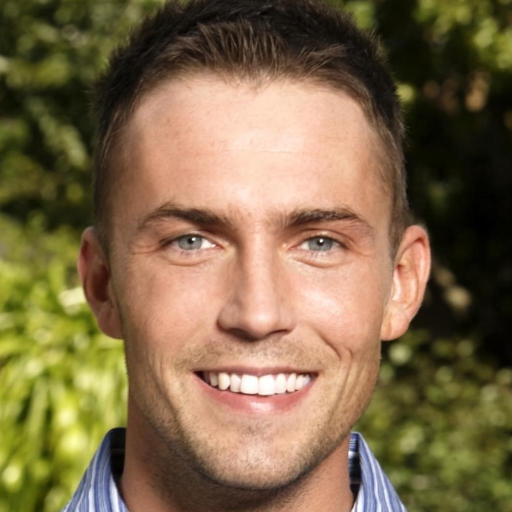
#> input picture research_mingyao/samples/001501_real_orig.png, 1024 x 1024 px, given as the content of the folder ../research_mingyao/samples/real, which was not available (shown at 1/2 size)
$ python analyze_dataset_stats.py --root ../research_mingyao/samples --output out.png
#> lines starting #> are read from the running program, lines starting #| are printed output that depends on the picture; pictures that were not available may be replaced by others from this repository, and a replacement may not be noted
"""Measure RGB-domain residual statistics in the local real/fake dataset."""

from __future__ import annotations

import argparse
import csv
import json
from pathlib import Path

import numpy as np
from PIL import Image, ImageFilter


def image_paths(root: Path) -> dict[str, list[Path]]:
    exts = {".png", ".jpg", ".jpeg", ".bmp", ".tif", ".tiff", ".webp"}
    return {
        label: sorted(p for p in (root / label).rglob("*")
                      if p.is_file() and p.suffix.lower() in exts)
        for label in ("real", "fake")
    }


def collect(paths: list[Path], bins: int) -> dict:
#> called with bins = 10
    values = [[] for _ in range(bins)]
    residuals = []
    channel_covariances = []
    for path in paths:
        with Image.open(path) as source:
#> source is the input picture: PIL image 1024x1024 RGB; mean R, G, B 126.9, 105.6, 72.9
            image = source.convert("RGB")
            rgb = np.asarray(image, dtype=np.float32) / 255.0
            smooth = np.asarray(image.filter(ImageFilter.GaussianBlur(1.0)),
                                dtype=np.float32) / 255.0
        residual = rgb - smooth
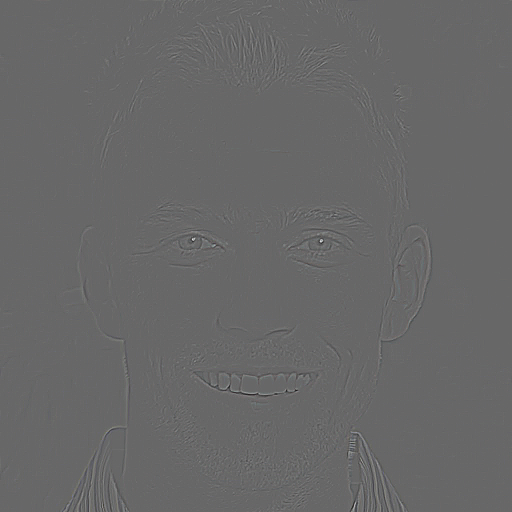
#> residual: shape (1024, 1024, 3) float32 (shown at 1/2 size); mean R, G, B 0.00053, 0.000497, 0.000623; drawn with min black and max white
        luminance = (0.299 * rgb[..., 0] + 0.587 * rgb[..., 1]
                     + 0.114 * rgb[..., 2])
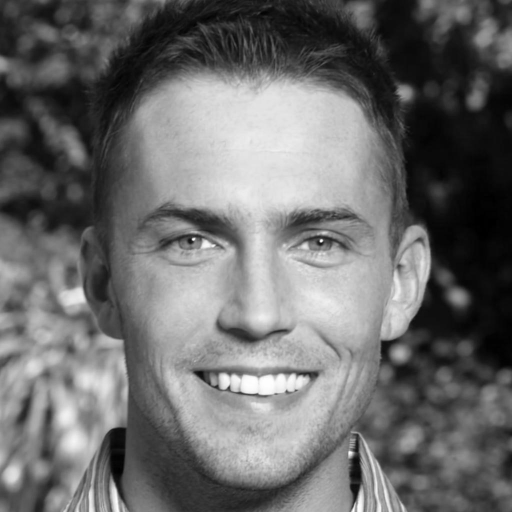
#> luminance: shape (1024, 1024) float32 (shown at 1/2 size); min 0, max 1, mean 0.424
        indices = np.minimum((luminance * bins).astype(np.int32), bins - 1)
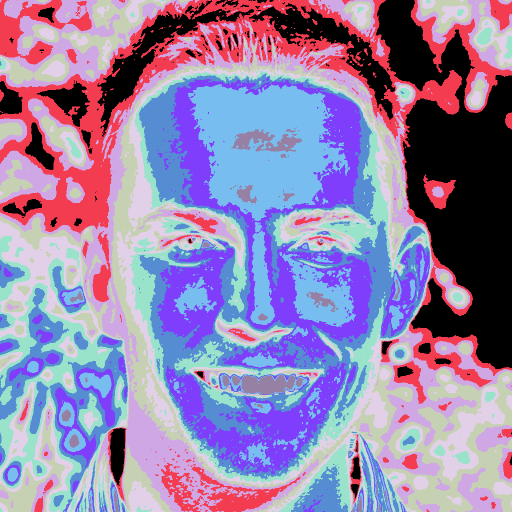
#> indices: shape (1024, 1024) int32 (shown at 1/2 size); 10 distinct labels, from 0 to 9; one colour per label, 0 black
        for index in range(bins):
            selected = residual[indices == index]
            if selected.size:
                values[index].append(selected)
        flat = residual.reshape(-1, 3)
        channel_covariances.append(np.cov(flat, rowvar=False))
        residuals.append(flat)

    variance_by_bin = []
    for selected in values:
        data = np.concatenate(selected, axis=0) if selected else np.empty((0, 3))
        variance_by_bin.append({
            "count": int(len(data)),
            "mean": data.mean(axis=0).tolist() if len(data) else [0.0] * 3,
            "variance": data.var(axis=0).tolist() if len(data) else [0.0] * 3,
            "std_luma": float(np.std(data @ np.array([0.299, 0.587, 0.114])))
            if len(data) else 0.0,
        })
    covariance = np.mean(channel_covariances, axis=0)
#> covariance = [[2.37e-05, 2.16e-05, 2.15e-05], [2.16e-05, 2.32e-05, 2.16e-05], [2.15e-05, 2.16e-05, 2.44e-05]]
    flat_all = np.concatenate(residuals, axis=0)
    return {
        "images": len(paths),
        "pixels": int(len(flat_all)),
        "variance_by_luminance_bin": variance_by_bin,
        "mean_channel_covariance": covariance.tolist(),
        "mean_abs_residual": float(np.abs(flat_all).mean()),
        "p95_abs_residual": float(np.percentile(np.abs(flat_all), 95)),
    }


def main() -> None:
    parser = argparse.ArgumentParser()
    parser.add_argument("--root", required=True,
                        help="Directory containing real/ and fake/ subdirectories")
    parser.add_argument("--bins", type=int, default=10)
    parser.add_argument("--output", required=True)
    args = parser.parse_args()
    if args.bins <= 1:
        raise ValueError("bins must be greater than one")

    paths = image_paths(Path(args.root))
    if not paths["real"] or not paths["fake"]:
        raise RuntimeError("root must contain non-empty real/ and fake/ directories")
    result = {
        "root": str(Path(args.root).resolve()),
        "bins": args.bins,
        "classes": {label: collect(class_paths, args.bins)
                    for label, class_paths in paths.items()},
    }
#> the loop in collect (call 2), `for selected in values:` made 10 passes
    real = result["classes"]["real"]
#> real = 6 items
    fake = result["classes"]["fake"]
#> fake = 6 items
    real_variance = np.array([x["std_luma"] for x in
                              real["variance_by_luminance_bin"]])
#> real_variance = [0.00168, 0.00401, 0.00479, 0.0051, 0.00565, 0.00585, 0.00521, 0.0046, 0.00445, 0.009]
    fake_variance = np.array([x["std_luma"] for x in
                              fake["variance_by_luminance_bin"]])
#> fake_variance has the same summary as real_variance
    result["comparison"] = {
        "std_luma_ratio_fake_over_real": np.divide(
            fake_variance, real_variance,
            out=np.zeros_like(fake_variance), where=real_variance > 1e-12
        ).tolist(),
        "mean_abs_residual_difference_fake_minus_real": (
            fake["mean_abs_residual"] - real["mean_abs_residual"]
        ),
    }
    output = Path(args.output)
    output.parent.mkdir(parents=True, exist_ok=True)
    output.write_text(json.dumps(result, indent=2))
    print(json.dumps(result, indent=2))
#> (printed output is left out)


if __name__ == "__main__":
    main()

$ run again, on research_mingyao/samples/001539_fake-hard_adv.png
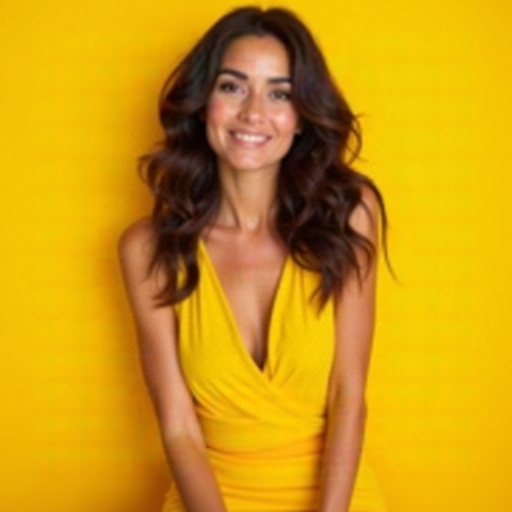
#> input picture research_mingyao/samples/001539_fake-hard_adv.png, 1024 x 1024 px, given as the content of the folder ../research_mingyao/samples/real, which was not available (shown at 1/2 size)
#> in collect, source is the input picture: PIL image 1024x1024 RGB; mean R, G, B 207.1, 154.6, 17.9
#> in collect, `luminance = (0.299 * rgb[..., 0] + 0.587 * rgb[..., 1] + 0.114 * rgb[...`:
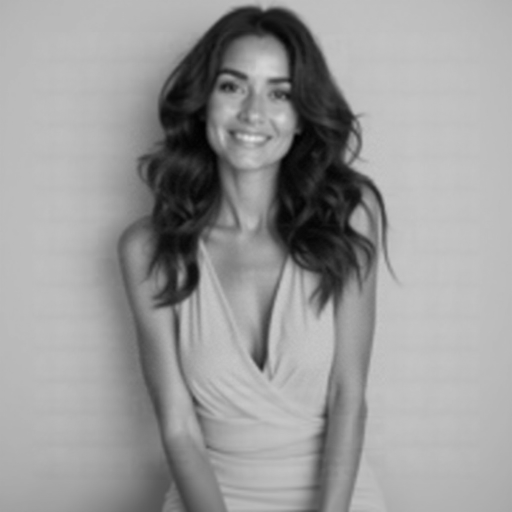
#> luminance: shape (1024, 1024) float32 (shown at 1/2 size); min 0.00352, max 0.917, mean 0.607
#> in collect, `indices = np.minimum((luminance * bins).astype(np.int32), bins - 1)`:
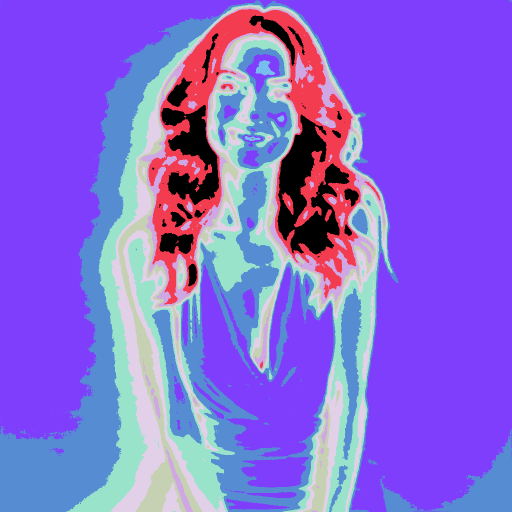
#> indices: shape (1024, 1024) int32 (shown at 1/2 size); 10 distinct labels, from 0 to 9; one colour per label, 0 black
#> covariance = [[2.9e-06, 1.42e-06, 8.34e-07], [1.42e-06, 2.98e-06, 8.92e-07], [8.34e-07, 8.92e-07, 2.98e-06]]
#> the loop in collect (call 2), `for selected in values:` made 10 passes
#> real = 6 items
#> real_variance = [0.00143, 0.00164, 0.00247, 0.00232, 0.00213, 0.00188, 0.00157, 0.000864, 0.00291, 0.00274]
#> fake_variance has the same summary as real_variance
#> (printed output is left out)
